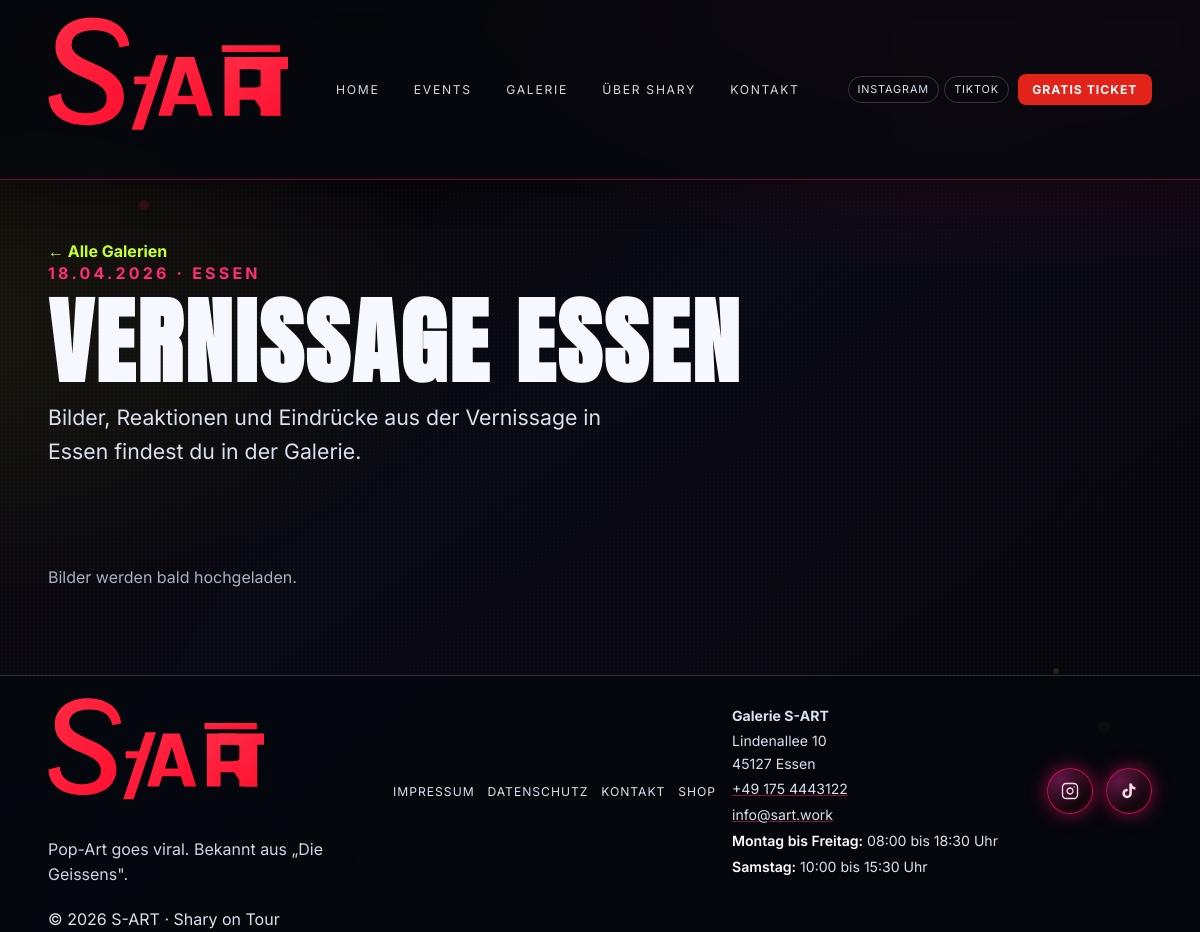
The app's page /galerie.php?event=1 with its own data.
### tables this page shows
CREATE TABLE IF NOT EXISTS events (
  id INT UNSIGNED AUTO_INCREMENT PRIMARY KEY,
  title VARCHAR(255) NOT NULL,
  slug VARCHAR(255) UNIQUE,
  event_date DATE NOT NULL,
  event_time TIME NULL,
  city VARCHAR(255) NOT NULL,
  location_name VARCHAR(255) NULL,
  address VARCHAR(255) NULL,
  description_short TEXT NULL,
  description_long TEXT NULL,
  image_path VARCHAR(500) NULL,
  status ENUM('upcoming','past','draft') DEFAULT 'upcoming',
  is_opening TINYINT(1) DEFAULT 0,
  max_tickets INT UNSIGNED DEFAULT 600,
  google_maps_url VARCHAR(500) NULL,
  created_at DATETIME DEFAULT CURRENT_TIMESTAMP,
  updated_at DATETIME DEFAULT CURRENT_TIMESTAMP ON UPDATE CURRENT_TIMESTAMP
);

### includes/functions.php (called while the page is built, shortened)
<?php
require_once __DIR__ . '/../config/database.php';
function e(?string $value): string
{
    return htmlspecialchars((string) $value, ENT_QUOTES, 'UTF-8');
}
function fetchOne(string $sql, array $params = []): ?array
{
    global $pdo;
    $stmt = $pdo->prepare($sql);
    $stmt->execute($params);
    $row = $stmt->fetch();
    return $row ?: null;
}
function formatDate(?string $date): string
{
    $dt = DateTime::createFromFormat('Y-m-d', $date);
    return $dt ? $dt->format('d.m.Y') : $date;
}

### galerie.php (the view, shortened to what this page needs)
<?php
$eventId = (int) ($_GET['event'] ?? 0);
$event = $eventId ? fetchOne('SELECT * FROM events WHERE id=:id', ['id' => $eventId]) : null;
$images = $event ? fetchAll('SELECT * FROM galleries WHERE event_id=:e ORDER BY sort_order ASC, id ASC', ['e' => $eventId]) : [];
require __DIR__ . '/includes/header.php';
?>
<section class="section container page-intro reveal">
  <a class="text-link" href="/vergangene-events.php">← Alle Galerien</a>
  <?php if ($event): ?>
    <p class="kicker"><?= formatDate($event['event_date']) ?> · <?= e($event['city']) ?></p>
    <h1><?= e($event['title']) ?></h1>
    <p class="subline"><?= e($event['description_long'] ?: $event['description_short']) ?></p>
  <?php else: ?>
    <h1>Galerie nicht gefunden</h1>
  <?php endif; ?>
</section>
<?php if ($event): ?>
<section class="section container reveal">
  <?php if (!empty($images)): ?>
    <div class="gallery-grid">
      <?php foreach ($images as $img): ?>
        <a class="gallery-item" href="<?= e($img['image_path']) ?>" target="_blank" rel="noopener">
          <img src="<?= e($img['image_path']) ?>" alt="<?= e($img['caption'] ?: $event['title']) ?>" loading="lazy">
          <?php if (!empty($img['caption'])): ?><span class="gallery-caption"><?= e($img['caption']) ?></span><?php endif; ?>
        </a>
      <?php endforeach; ?>
    </div>
  <?php else: ?>
    <p class="muted">Bilder werden bald hochgeladen.</p>
  <?php endif; ?>
</section>
<?php endif; ?>
<?php require __DIR__ . '/includes/footer.php'; ?>

### assets/css/style.css (style rules this page uses)
:root { --bg-main: #040406; --neon-red: #ff2c77; --neon-pink: #ff56ce; --acid-green: #c7ff2b; --acid-yellow: #ffe53b; --text-white: #f7f8ff; --glass-dark: rgba(11, 13, 20, 0.72); --panel: #0d1018; --panel-2: #121623; --muted: #aab1c3; --line: rgba(255, 255, 255, 0.16); --glow-red: 0 0 24px rgba(255, 20, 105, .48); --glow-red-strong: 0 0 38px rgba(255, 20, 105, .78), 0 0 12px rgba(255, 58, 193, .55); --glow-green: 0 0 22px rgba(199, 255, 43, .42); }
* { box-sizing: border-box; }
html, body { margin: 0; }
body { font-family: 'Inter', sans-serif; color: var(--text-white); background: radial-gradient(1100px 540px at 85% -5%, rgba(255, 20, 105, 0.20), transparent 60%), radial-gradient(920px 460px at -8% 35%, rgba(199, 255, 43, 0.08), transparent 62%), linear-gradient(145deg, #050507 0%, #070a11 45%, #05050b 100%); min-height: 100vh; }
body::before { content: ''; position: fixed; inset: 0; pointer-events: none; z-index: -1; opacity: .26; background-image: radial-gradient(rgba(255,255,255,.20) .55px, transparent .6px), radial-gradient(rgba(255,20,105,.18) .8px, transparent 1px), linear-gradient(120deg, rgba(255,20,105,.07), transparent 40%), linear-gradient(300deg, rgba(199,255,43,.04), transparent 35%); background-size: 2px 2px, 4px 4px, 100% 100%, 100% 100%; }
body::after { content: ''; position: fixed; inset: 0; pointer-events: none; z-index: -1; background: radial-gradient(circle at 8% 18%, rgba(255,20,105,.28) 0 .35%, transparent .55%), radial-gradient(circle at 12% 22%, rgba(255,20,105,.18) 0 .25%, transparent .5%), radial-gradient(circle at 6% 14%, rgba(255,20,105,.22) 0 .15%, transparent .35%), radial-gradient(circle at 92% 78%, rgba(199,255,43,.25) 0 .35%, transparent .55%), radial-gradient(circle at 95% 82%, rgba(199,255,43,.18) 0 .2%, transparent .4%), radial-gradient(circle at 88% 72%, rgba(199,255,43,.16) 0 .15%, transparent .3%), radial-gradient(circle at 70% 6%, rgba(255,20,105,.18) 0 .2%, transparent .4%), radial-gradient(circle at 30% 92%, rgba(255,20,105,.18) 0 .25%, transparent .45%); filter: blur(.6px); opacity: .9; }
a { color: inherit; text-decoration: none; }
.container { width: min(1180px, 92vw); margin-inline: auto; }
.section, section { padding: 3rem 0; }
h1,h2,h3,h4 { font-family: 'Anton', sans-serif; text-transform: uppercase; letter-spacing: .03em; margin: 0; }
h1 { font-size: clamp(2.8rem, 8.5vw, 5.9rem); line-height: .92; }
p { color: #dbe0ef; line-height: 1.58; margin: 0; }
.muted { color: var(--muted); }
.kicker { color: var(--neon-red); font-weight:700; letter-spacing:.2em; text-transform:uppercase; margin-bottom:.8rem; }
.subline { max-width:42ch; font-size:clamp(1.02rem, 1.8vw, 1.33rem); margin-top:1rem; }
.text-link { margin-top:.8rem; display:inline-block; color: var(--acid-green); font-weight:700; transition: text-shadow .2s ease, transform .2s ease; }
.page-intro { padding-top:3rem; }
.reveal { opacity:0; transform: translateY(18px); transition: opacity .55s ease, transform .55s ease; }
.reveal.show { opacity:1; transform:none; }

### records on screen
events: event_date "18.04.2026", city "ESSEN", title "VERNISSAGE ESSEN", description_long "Bilder, Reaktionen und Eindrücke aus der Vernissage in Essen findest du in der Galerie."

### other values on screen
$siteConfig['contact']['gallery_name'] "Galerie S-ART"
$siteConfig['contact']['street'] "Lindenallee 10"
$siteConfig['contact']['postal_city'] "45127 Essen"
$siteConfig['contact']['phone_display'] "+49 175 4443122"
$siteConfig['contact']['email'] "info@sart.work"
$day "Montag bis Freitag"
$hours "08:00 bis 18:30 Uhr"
$day "Samstag"
$hours "10:00 bis 15:30 Uhr"
